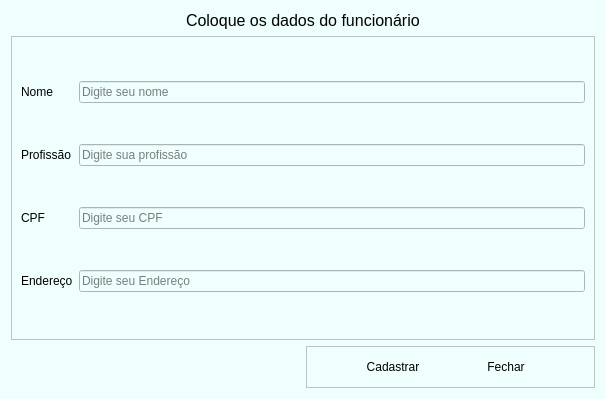
<?xml version="1.0" encoding="UTF-8"?>
<ui version="4.0">
 <class>Form</class>
 <widget class="QWidget" name="Form">
  <property name="geometry">
   <rect>
    <x>0</x>
    <y>0</y>
    <width>606</width>
    <height>399</height>
   </rect>
  </property>
  <property name="windowTitle">
   <string>Form</string>
  </property>
  <property name="styleSheet">
   <string notr="true">background-color: rgb(238, 255, 254);</string>
  </property>
  <layout class="QGridLayout" name="gridLayout_3">
   <item row="0" column="0" colspan="2" alignment="Qt::AlignHCenter">
    <widget class="QLabel" name="label">
     <property name="sizePolicy">
      <sizepolicy hsizetype="Preferred" vsizetype="Fixed">
       <horstretch>0</horstretch>
       <verstretch>0</verstretch>
      </sizepolicy>
     </property>
     <property name="font">
      <font>
       <pointsize>12</pointsize>
       <weight>50</weight>
       <bold>false</bold>
      </font>
     </property>
     <property name="text">
      <string>Coloque os dados do funcionário</string>
     </property>
    </widget>
   </item>
   <item row="1" column="0" rowspan="3" colspan="2">
    <widget class="QFrame" name="frame">
     <property name="sizePolicy">
      <sizepolicy hsizetype="Preferred" vsizetype="Preferred">
       <horstretch>0</horstretch>
       <verstretch>0</verstretch>
      </sizepolicy>
     </property>
     <property name="frameShape">
      <enum>QFrame::StyledPanel</enum>
     </property>
     <property name="frameShadow">
      <enum>QFrame::Raised</enum>
     </property>
     <layout class="QGridLayout" name="gridLayout">
      <item row="0" column="1">
       <widget class="QLineEdit" name="cad_nome">
        <property name="text">
         <string/>
        </property>
        <property name="placeholderText">
         <string>Digite seu nome</string>
        </property>
       </widget>
      </item>
      <item row="3" column="1">
       <widget class="QLineEdit" name="cad_end">
        <property name="placeholderText">
         <string>Digite seu Endereço</string>
        </property>
       </widget>
      </item>
      <item row="1" column="0">
       <widget class="QLabel" name="label_3">
        <property name="styleSheet">
         <string notr="true">font: 75 10pt &quot;MS Shell Dlg 2&quot;;</string>
        </property>
        <property name="text">
         <string>Profissão</string>
        </property>
       </widget>
      </item>
      <item row="2" column="1">
       <widget class="QLineEdit" name="cad_cpf">
        <property name="placeholderText">
         <string>Digite seu CPF</string>
        </property>
       </widget>
      </item>
      <item row="2" column="0">
       <widget class="QLabel" name="label_4">
        <property name="text">
         <string>CPF</string>
        </property>
       </widget>
      </item>
      <item row="1" column="1">
       <widget class="QLineEdit" name="cad_prof">
        <property name="placeholderText">
         <string>Digite sua profissão</string>
        </property>
       </widget>
      </item>
      <item row="0" column="0">
       <widget class="QLabel" name="label_2">
        <property name="text">
         <string>Nome</string>
        </property>
       </widget>
      </item>
      <item row="3" column="0">
       <widget class="QLabel" name="label_5">
        <property name="text">
         <string>Endereço</string>
        </property>
       </widget>
      </item>
     </layout>
    </widget>
   </item>
   <item row="4" column="1">
    <widget class="QFrame" name="frame_2">
     <property name="sizePolicy">
      <sizepolicy hsizetype="Preferred" vsizetype="Fixed">
       <horstretch>0</horstretch>
       <verstretch>0</verstretch>
      </sizepolicy>
     </property>
     <property name="frameShape">
      <enum>QFrame::StyledPanel</enum>
     </property>
     <property name="frameShadow">
      <enum>QFrame::Raised</enum>
     </property>
     <layout class="QGridLayout" name="gridLayout_2">
      <item row="0" column="0">
       <widget class="QPushButton" name="cadastrar_btn">
        <property name="sizePolicy">
         <sizepolicy hsizetype="Preferred" vsizetype="Preferred">
          <horstretch>0</horstretch>
          <verstretch>0</verstretch>
         </sizepolicy>
        </property>
        <property name="maximumSize">
         <size>
          <width>60</width>
          <height>30</height>
         </size>
        </property>
        <property name="cursor">
         <cursorShape>PointingHandCursor</cursorShape>
        </property>
        <property name="text">
         <string>Cadastrar</string>
        </property>
        <property name="flat">
         <bool>true</bool>
        </property>
       </widget>
      </item>
      <item row="0" column="1">
       <widget class="QPushButton" name="fechar_btn">
        <property name="sizePolicy">
         <sizepolicy hsizetype="Preferred" vsizetype="Preferred">
          <horstretch>0</horstretch>
          <verstretch>0</verstretch>
         </sizepolicy>
        </property>
        <property name="maximumSize">
         <size>
          <width>60</width>
          <height>30</height>
         </size>
        </property>
        <property name="cursor">
         <cursorShape>PointingHandCursor</cursorShape>
        </property>
        <property name="text">
         <string>Fechar</string>
        </property>
        <property name="flat">
         <bool>true</bool>
        </property>
       </widget>
      </item>
     </layout>
    </widget>
   </item>
  </layout>
 </widget>
 <tabstops>
  <tabstop>cad_nome</tabstop>
  <tabstop>cad_prof</tabstop>
  <tabstop>cad_cpf</tabstop>
  <tabstop>cad_end</tabstop>
  <tabstop>cadastrar_btn</tabstop>
  <tabstop>fechar_btn</tabstop>
 </tabstops>
 <resources/>
 <connections/>
</ui>
